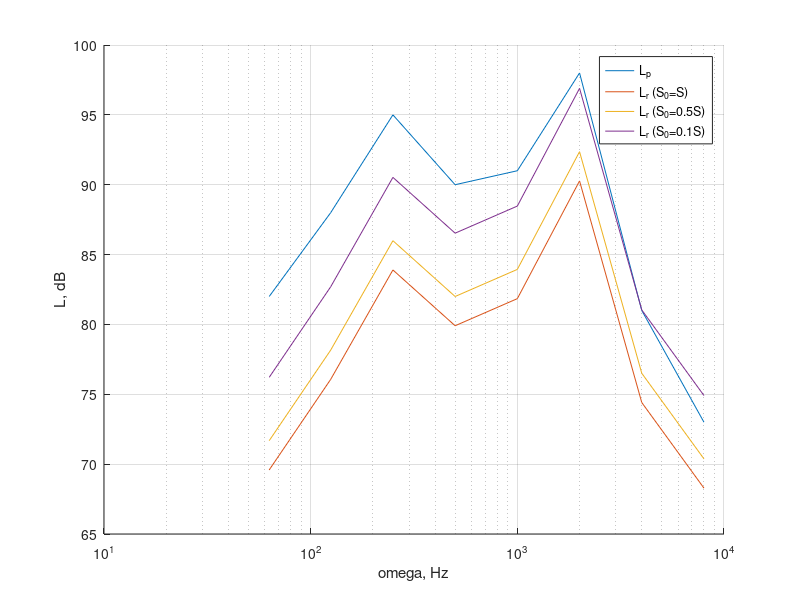
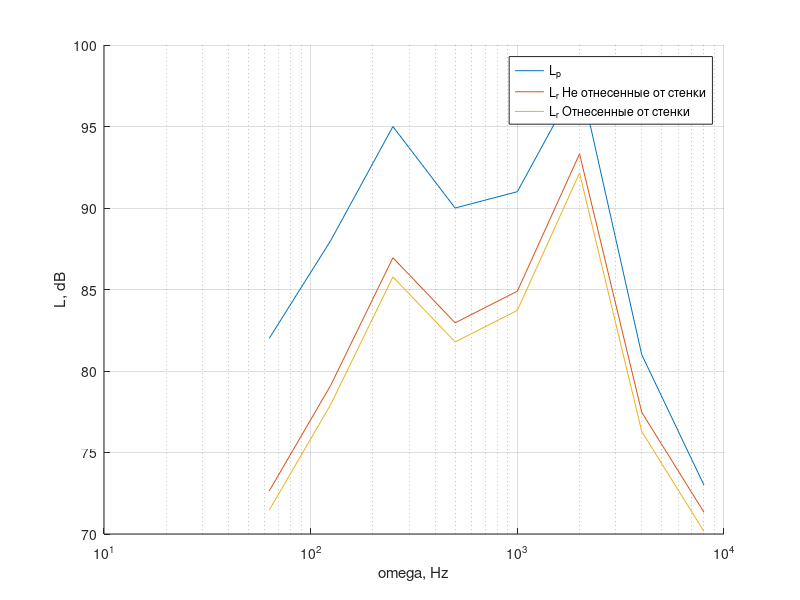
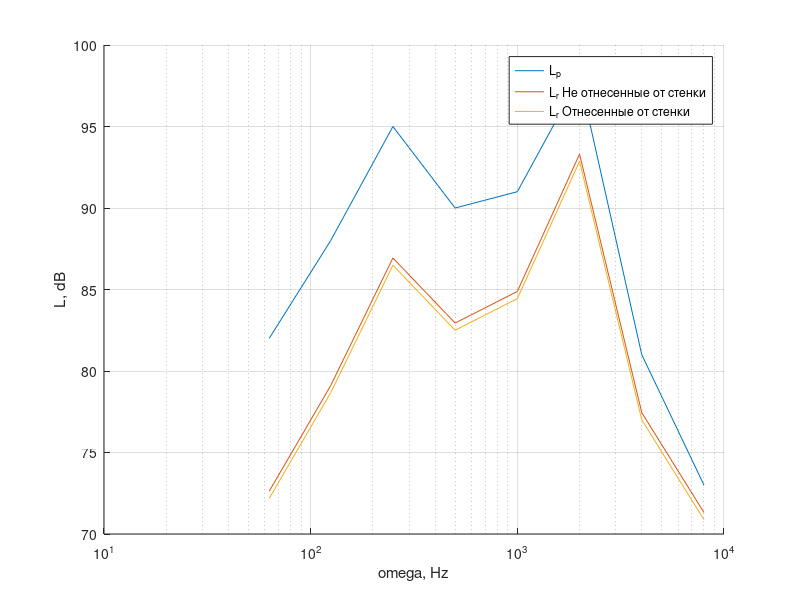
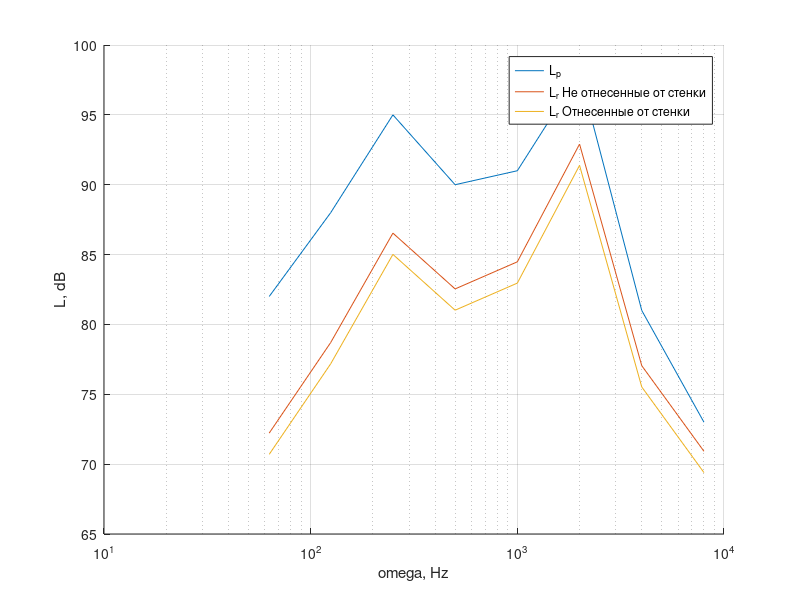

Recreate these plots in MATLAB, in order.
clear, clc, close all
A = 10;
B = 10;
H = 5;
Lp = [82 88 95 90 91 98 81 73];
a = [.1 .2 .7 .8 .7 .8 .75 .78];

w = [63 125 250 500 1000 2000 4000 8000];
B_p = [17 19 23 29 36 50 65 100];

V = A*B*H;
S = 2*(A*B + B*H + A*H);
an = B_p ./ (B_p+S);

figure
hold on
set(gca, 'XScale', 'log')
plot(w,Lp)

for k = [1 0.5 0.1]

    S0 = k*S;
    G = S.*an - S0.*(an-a);
    B_pa = (S.*G) / (S-G);
    
    dL = 10*log10(B_pa./B_p);
    L = Lp - dL;
    

    plot(w,L)

end

grid on
legend( ...
    "L_p", ...
    "L_r (S_0=S)", ...
    "L_r (S_0=0.5S)", ...
    "L_r (S_0=0.1S)" ...
)
xlabel("\omega, Hz")
ylabel("L, dB")

%% compare
S0 = 0.5*S;


a1=[0.16 0.18 0.26 0.50 0.60 0.80 0.80 0.80];
a2=[0.15 0.15 0.25 0.50 0.65 0.80 0.82 0.92];
a3=[0.15 0.28 0.50 0.50 0.70 0.70 0.70 0.65];
a4=[0.10 0.12 0.35 0.40 0.82 0.90 0.92 0.88];

a5=[0.20 0.30 0.45 0.65 0.87 0.80 0.95 0.80];
a6=[0.15 0.20 0.40 0.60 0.73 0.75 0.75 0.80];
a7=[0.20 0.43 0.60 0.95 0.87 0.80 0.86 0.95];
a8=[0.15 0.20 0.52 0.67 0.85 0.88 0.85 0.90];

A = [a1; a2; a3; a4; a5; a6; a7; a8];
figure


for i = 1:4
    figure(i+1)
    hold on
    set(gca, 'XScale', 'log')
    plot(w,Lp)
    for k = 1:2
        if k == 1
            a = A(i,:);
        else
            a = A(i+4,:);
        end
        G = S.*an - S0.*(an-a);
        B_pa = (S.*G) / (S-G);
        dL = 10*log10(B_pa./B_p);
        L = Lp - dL;
        plot(w,L)
    end
    grid on
    legend( ...
        "L_p", ...
        "L_r Не отнесенные от стенки", ...
        "L_r Отнесенные от стенки" ...
    )
    xlabel("\omega, Hz")
    ylabel("L, dB")

end




